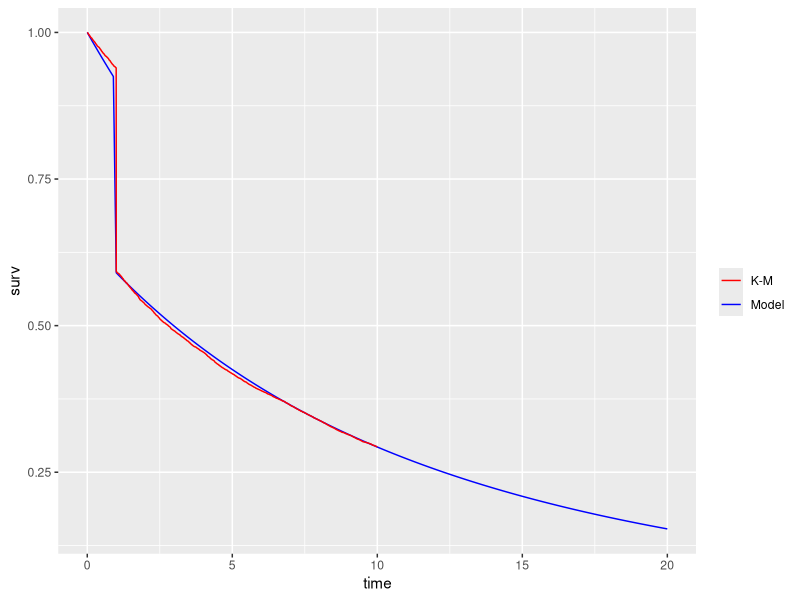

The R script that drew this image:
library(survival)
library(ggplot2)

#Data simulation

N = 10000;
r = 2;
alpha = 20;
p = 0.35;
#censoring point > 1 (uniform for all subjects)
C=10;

#Inverse-CDF method to simulate from Lomax distribution with uniform censoring
rlomax_cen <- function(N, r, alpha, C) {
  
  f = runif(N);
  
  X = -alpha*( -1 + (1-f)**(1/r))*(1-f)**(-1/r) ; 
  
  X[which(X>=C)]=C;
  
  return ( X );
  
}

D = rbinom(N, 1, p);
t = (D==1)+(D==0)*rlomax_cen(N,r,alpha,C);

#Make a data frame for Kaplan-Meier
for_km <- data.frame( time = t,
                      status = (t<C) ) ;

#from Kaplan-Meier dataframe - can be modified for user's dataframe
t_uncen<-for_km$t[which(for_km$t<C)];
t_cen<-for_km$t[which(for_km$t>=C)];

#Create a logsumexp function to avoid computation error
logsumexp <- function (a,b) {
  
  c = pmax(a,b);
  return (c + log(exp(a-c)+exp(b-c))) ;
  
}

###Lomax + 1-inflated likelihood function
lomax_1f <- function(par,uncen,cen) {
  
  r=par[1];
  alpha=par[2]
  p=par[3];
  
  I0=which(uncen<=1);
  I1=which(uncen>1);
  
  #if uncen > 1  
  LL1=log(1-p)+log(r)-log(alpha)+(r+1)*log(alpha/(alpha+uncen[I1]));
  
  #if uncen <= 1  
  LL2=logsumexp(rep(log(p),length(I0)),
                log(1-p)+log(r)-log(alpha)+(r+1)*log(alpha/(alpha+uncen[I0])));
  
  #if cen  
  LL_cen = r*log(alpha/(alpha+cen)) + log(1-p);
  
  return (-sum(LL1)-sum(LL2)-sum(LL_cen));
}


solution=optim(par=c(1,1,.5),fn=lomax_1f,
               uncen=t_uncen, cen=t_cen,
               method="L-BFGS-B",
               lower=c(1e-5,1e-5,1e-5), upper=c(Inf,Inf,.999))


###Lomax + 1-inflated survival function
lomax1f_surv <- function(par,t) {
  
  r=par[1];
  alpha=par[2];
  p=par[3];
  
  cdf=t;
  surv=t;
  
  for (i in (1:length(t)) ) {
    
    if (t[i]>=1) {
      cdf[i] = 1-(1-p)*(alpha/(alpha+t[i]))^r;
      surv[i] = 1 - cdf[i];
    }
    else {
      cdf[i] = 1-(alpha/(alpha+t[i]))^r;
      surv[i] = 1-cdf[i];
    }
  }
  
  return ( data.frame(time=t,
                      surv=surv) );
  
}

lomax1f_df<-lomax1f_surv(solution$par,c(seq(0, 20, by = .1)))

#Kaplan-Meier curve
fit.km = survfit( Surv(for_km$time, for_km$status) ~ 1, conf.int=F)
km_df <- data.frame(fit.km$time,fit.km$surv)

#Plot them side by side
ggplot() + 
  geom_line(data = lomax1f_df, aes( x=time, y=surv, color = "Model")) +
  geom_line(data = km_df, aes( x=fit.km.time, y=fit.km.surv, color = "K-M")) + 
  scale_color_manual(name = "", 
                     values = c("Model"="blue", "K-M" = "red"))

####Final Remark
#Simulation also reveals parameter recovery is less precise than one hopes. But this does not seem to affect the model fitting to the data.

